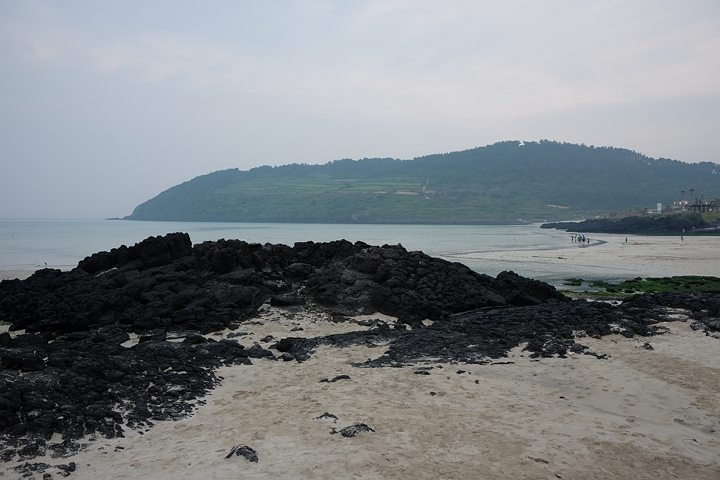
#> input picture HW4_0402/img1.jpg, 720 x 480 px
$ python HW4_03.py
#> lines starting #> are read from the running program, lines starting #| are printed output that depends on the picture
import cv2 as cv
import numpy as np
import matplotlib.pyplot as plt

# 이미지 불러오기
img1 = cv.imread('img1.jpg')
#> img1 is the input picture: shape (480, 720, 3); mean B, G, R 134.2, 130.6, 125.7
img2 = cv.imread('img2.jpg')
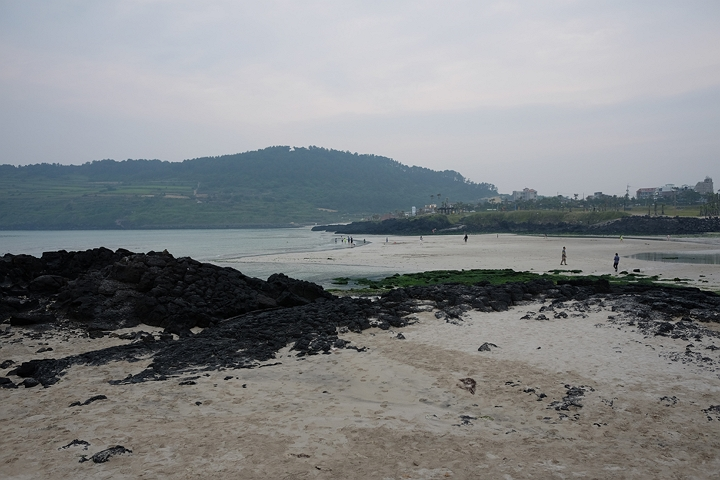
#> input picture HW4_0402/img2.jpg, 720 x 480 px
#> img2 is the input picture: shape (480, 720, 3); mean B, G, R 134.4, 132.3, 129.6
gray1 = cv.cvtColor(img1, cv.COLOR_BGR2GRAY)
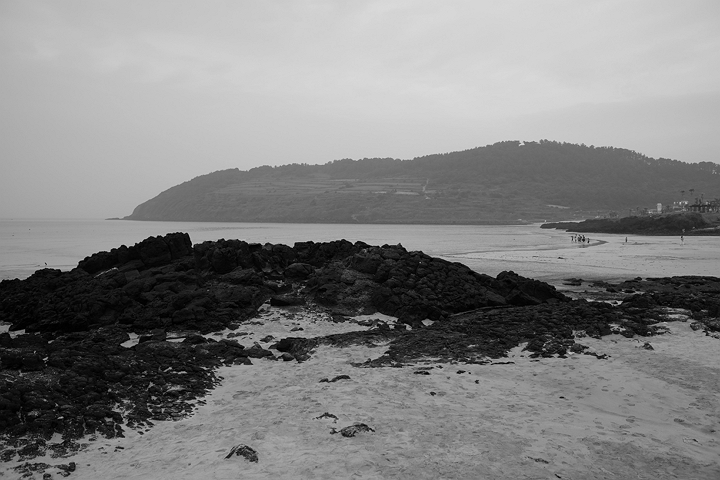
#> gray1: shape (480, 720); min 0, max 219, mean 129.5
gray2 = cv.cvtColor(img2, cv.COLOR_BGR2GRAY)
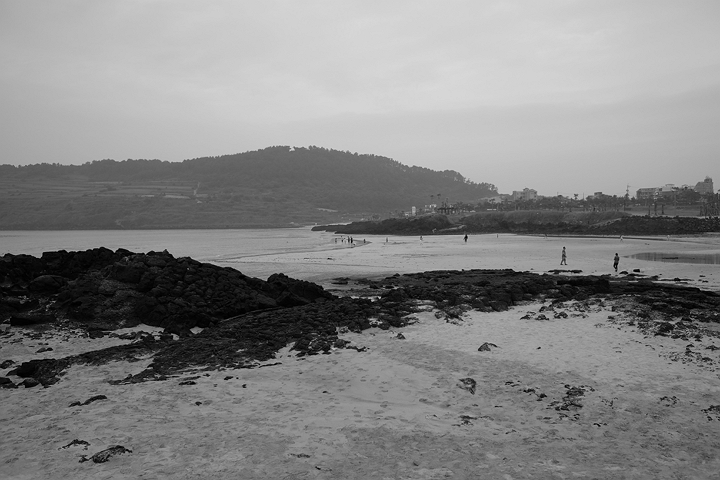
#> gray2: shape (480, 720); min 0, max 218, mean 131.7

# SIFT 특징점 검출
sift = cv.SIFT_create()
kp1, des1 = sift.detectAndCompute(gray1, None)
#> kp1 = 927 keypoints; strongest (x, y, size): (619, 303, 2.6), (427, 373, 2.2), (205, 368, 1.9), (440, 367, 2.1)
kp2, des2 = sift.detectAndCompute(gray2, None)
#> kp2 = 965 keypoints; strongest (x, y, size): (466, 237, 2), (638, 270, 2.3), (635, 270, 1.9), (244, 386, 2.5)

# BFMatcher + knn
bf = cv.BFMatcher()
matches = bf.knnMatch(des1, des2, k=2)
#> matches = 927 matches

# Lowe's ratio test 적용
good_matches = []
for m, n in matches:
    if m.distance < 0.75 * n.distance:
        good_matches.append(m)
#> after the loop, good_matches = 288 matches

# 이미지 정합 수행
warped = None
overlap = None
if len(good_matches) > 4:
    src_pts = np.float32([kp1[m.queryIdx].pt for m in good_matches]).reshape(-1, 1, 2)
#> src_pts = 288 rows, first 8: [13.88, 363.6], [19.44, 266], [86.7, 258.1], [101.7, 254.2], [127.3, 344.3], [150.9, 237.4], [151.1, 384.3], [187.6, 176.2]
    dst_pts = np.float32([kp2[m.trainIdx].pt for m in good_matches]).reshape(-1, 1, 2)
#> dst_pts = 288 rows, first 8: [708, 259], [21.88, 156], [30.18, 165.1], [109.8, 162.3], [413.6, 207.3], [30.18, 165.1], [395.4, 287.8], [149.1, 157]

    # 호모그래피 계산
    H, mask = cv.findHomography(src_pts, dst_pts, cv.RANSAC, 5.0)
#> H = [[1.6, -0.0524, -403.6], [0.169, 1.38, -71.84], [0.000847, -5.09e-05, 1]]; mask = 288 values, max 1 at index 11, min 0 at index 0, mean 0.934

    # 이미지 정합 (Warping)
    h, w = img1.shape[:2]
#> h = 480; w = 720
    warped = cv.warpPerspective(img1, H, (img2.shape[1], img2.shape[0]))
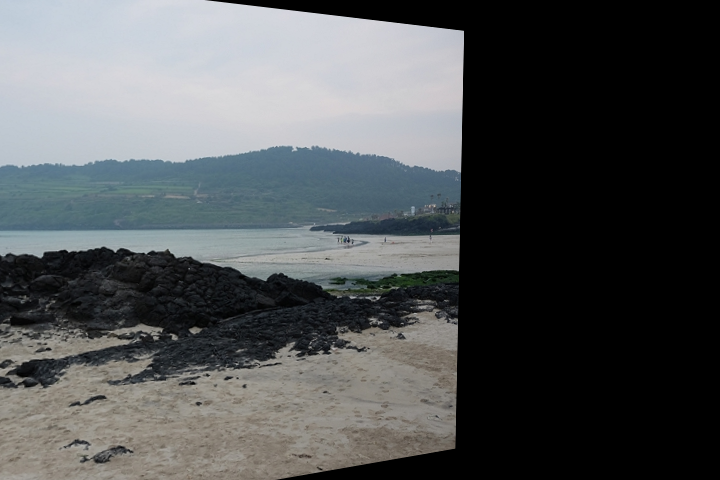
#> warped: shape (480, 720, 3); mean B, G, R 85.4, 84.1, 81.3

    # 겹치는 영역 시각화
    warped_rgb = cv.cvtColor(warped, cv.COLOR_BGR2RGB)
    img2_rgb = cv.cvtColor(img2, cv.COLOR_BGR2RGB)
    overlap = cv.addWeighted(warped_rgb, 0.5, img2_rgb, 0.5, 0)
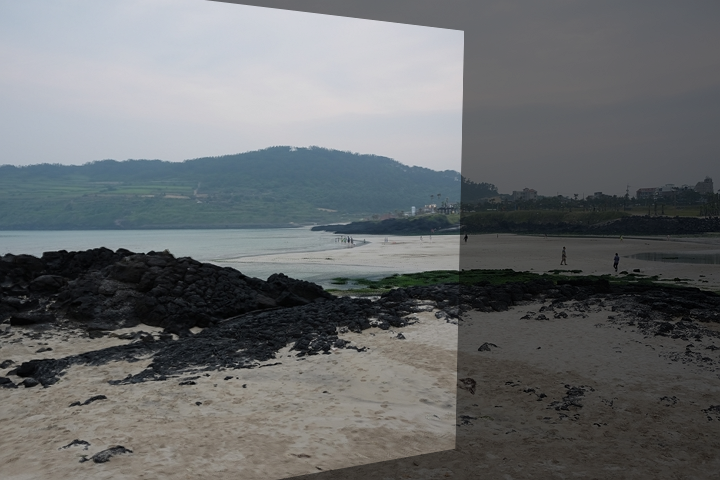
#> overlap: shape (480, 720, 3); mean R, G, B 105.4, 108.2, 109.9
else:
    print("특징점 매칭이 충분하지 않습니다.")

# 이미지 스티칭 (Stitcher)
stitcher = cv.Stitcher_create()
status, stitched = stitcher.stitch([img1, img2])
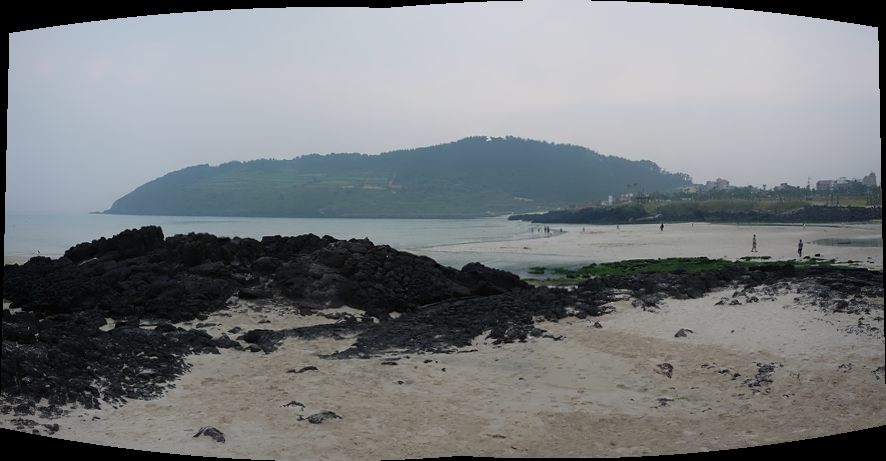
#> stitched: shape (461, 886, 3); mean B, G, R 125.6, 123, 119.4
#> status = 0

# 정합 결과 및 스티칭 결과 출력
plt.figure(figsize=(18, 6))

plt.subplot(1, 3, 1)
plt.title("Base Image")
plt.imshow(cv.cvtColor(img2, cv.COLOR_BGR2RGB))
plt.axis('off')

if warped is not None:
    plt.subplot(1, 3, 2)
    plt.title("Warped Image (Homography)")
    plt.imshow(warped_rgb)
    plt.axis('off')

if status == cv.Stitcher_OK:
    plt.subplot(1, 3, 3)
    plt.title("Stitched Image (Stitcher)")
    plt.imshow(cv.cvtColor(stitched, cv.COLOR_BGR2RGB))
    plt.axis('off')
else:
    print("Stitching 실패. 코드:", status)

plt.tight_layout()
plt.show()
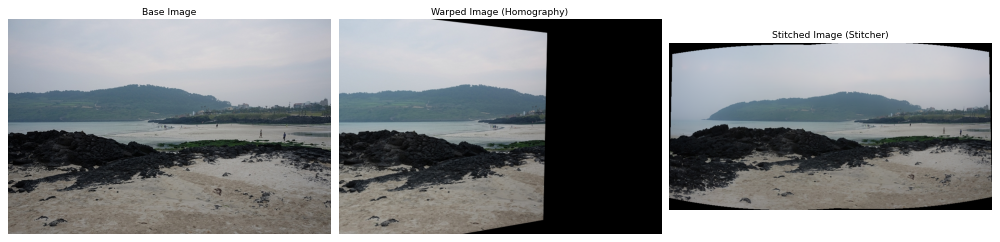
#> figure drawn by matplotlib, 3 panels

# -----------------------
# Overlap 이미지 따로 출력
# -----------------------
if overlap is not None:
    plt.figure(figsize=(8, 6))
    plt.title("Overlap Visualization")
    plt.imshow(overlap)
    plt.axis('off')
    plt.tight_layout()
    plt.show()
